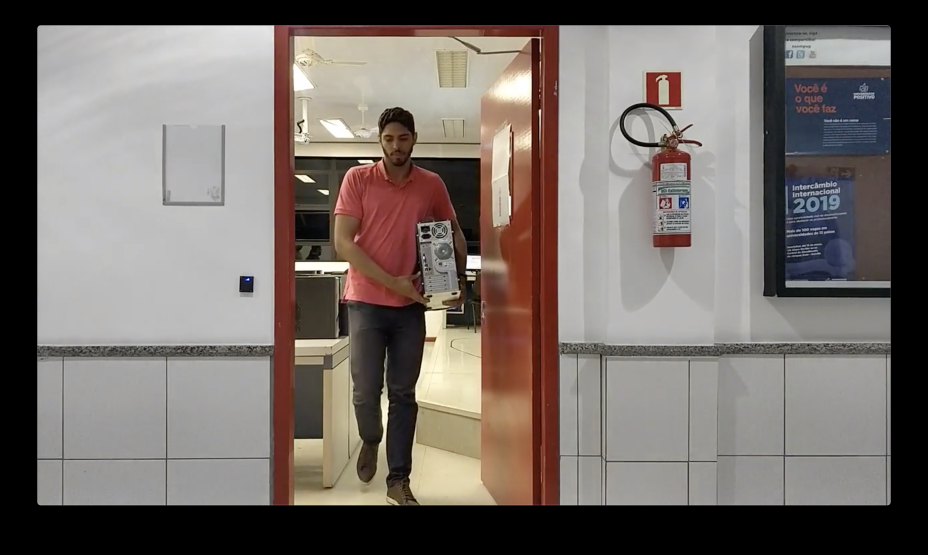
#> input picture itamar/image.png, 2784 x 1664 px (shown at 1/3 size)
$ python img_subtraction.py
#> lines starting #> are read from the running program, lines starting #| are printed output that depends on the picture; after the words box and inside, x2 and y2 are one past the last pixel; in counts of white or black regions, pixels touching at a corner belong together
import cv2
import numpy as np

font = cv2.FONT_HERSHEY_COMPLEX

img = cv2.imread("image.png", cv2.IMREAD_GRAYSCALE)
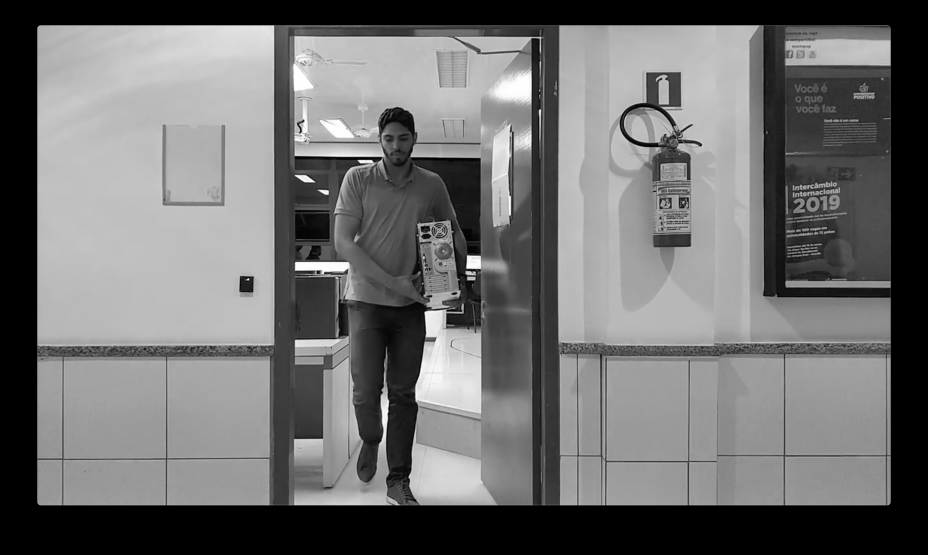
#> img: shape (1664, 2784) (shown at 1/3 size); min 0, max 255, mean 111.2

scale_percent = 30 # percent of original size
width = int(img.shape[1] * scale_percent / 100)
#> width = 835
height = int(img.shape[0] * scale_percent / 100)
#> height = 499
dim = (width, height)
#> dim = (835, 499)
# resize image
img = cv2.resize(img, dim, interpolation = cv2.INTER_AREA)
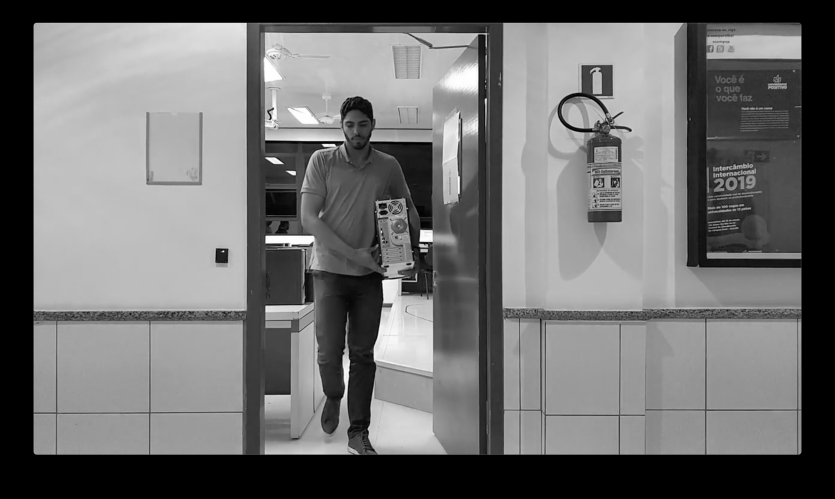
#> img: shape (499, 835); min 0, max 255, mean 111.2

_, threshold = cv2.threshold(img, 240, 255, cv2.THRESH_BINARY)
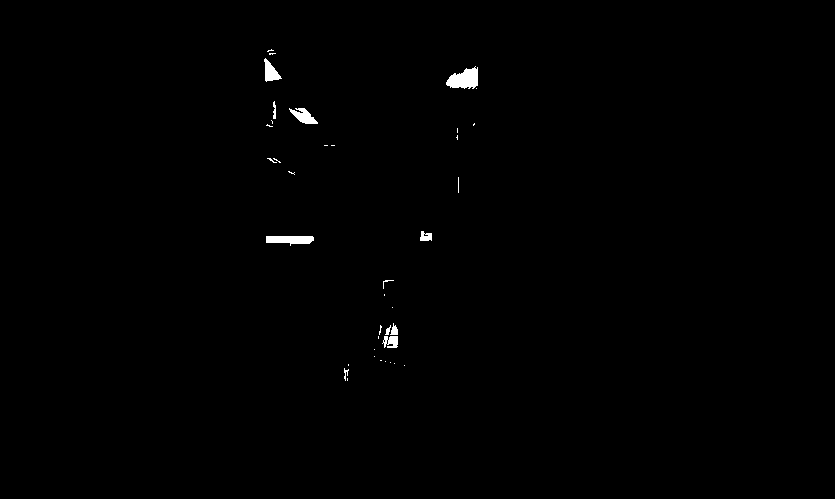
#> threshold: shape (499, 835); 0.45% white; 38 white regions (27 under 20 px)
contours, _ = cv2.findContours(threshold, cv2.RETR_TREE, cv2.CHAIN_APPROX_SIMPLE)
#> contours = 41 contours, 33 with area under 20; largest, box (x1, y1, x2, y2) and area: (446, 66, 478, 89) 442, (266, 236, 314, 246) 298, (289, 108, 318, 124) 209, (264, 58, 282, 82) 194, (382, 336, 398, 348) 114, (420, 231, 432, 241) 75, (390, 323, 398, 335) 42, (273, 101, 276, 119) 23

# [9 lines of commented-out code are left out]


cv2.imshow("shapes", img)
cv2.waitKey(0)
cv2.destroyAllWindows()
